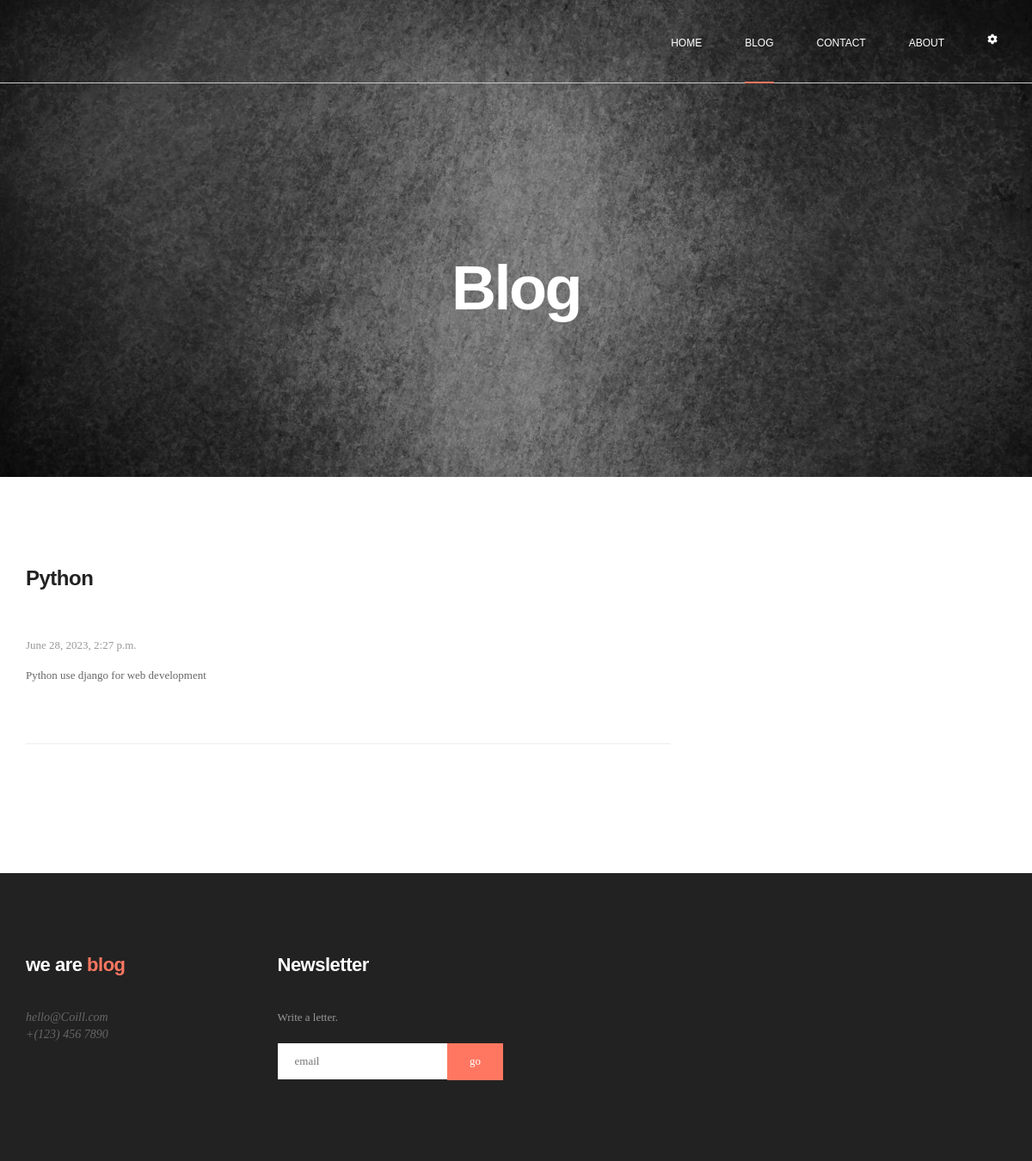
The app's page /blog/2/ with its own data.
### blog/models.py (models this page shows, shortened)
class Post(models.Model):
    DoesNotExist = None
    class Status(models.TextChoices):
        DRAFT = 'DF', 'Draft'
        PUBLISHED = 'PB', 'Published'
    title = models.CharField(max_length=25)
    slug = models.SlugField(max_length=50, unique=True)
    author = models.ForeignKey('User', on_delete=models.CASCADE)
    body = models.TextField()
    publish = models.DateTimeField(default=timezone.now)
    created_time = models.DateTimeField(auto_now_add=True)
    updated_time = models.DateTimeField(auto_now=True)
    status = models.CharField(max_length=2,
                              choices=Status.choices,
                              default=Status.DRAFT)
    objects = models.Manager()  # менеджер, применяемый по умолчанию
    published = PublishedManager()  # конкретно-прикладной менеджер
    class Meta:
        ordering = ['-publish']
        indexes = [
            models.Index(fields=['-publish']),
        ]

### blog/views.py (the view)
# urls.py: path('blog/<int:id>/', post_detail),
def post_detail(request, id):
    post = Post.objects.get(id=id)
    return render(request, 'post.html', {'post': post})

### templates/post.html (shortened to what this page needs)
{% load static %}
<html lang="en" class="no-js">
<head>
    <link rel="stylesheet" href="{% static 'css/apps.min.css' %}">
    <link rel="stylesheet" type="text/css" href="{% static 'css/style.css' %}">
</head>
<body>
    <div id="container">
        <header class="clearfix trans">
            <nav class="navbar navbar-default navbar-fixed-top" role="navigation">
                <div class="container-fluid">
                    <div class="collapse navbar-collapse" id="bs-example-navbar-collapse-1">
                        <ul class="nav navbar-nav navbar-right navigate-section">
                            <li><a href="http://127.0.0.1:8000/home">Home</a></li>
                            <li><a class="active" href="http://127.0.0.1:8000/blog">Blog</a></li>
                            <li><a href="http://127.0.0.1:8000/contact">Contact</a></li>
                            <li><a href="http://127.0.0.1:8000/about">About</a></li>
                            <link rel="stylesheet" href="https://cdnjs.cloudflare.com/ajax/libs/font-awesome/5.15.3/css/all.min.css">
                            <li class="settings"><a href="#"><i class="fas fa-cog"></i></a></li>
                        </ul>
                    </div>
                </div>
            </nav>
        </header>
    </div>
    <section class="page-banner-section blog">
        <div class="container">
            <h1>Blog</h1>
        </div>
    </section>
    <section class="blog-section">
        <div class="container">
            <div class="row">
                <div class="col-md-8">
                    <div class="blog-box">
                        <div class="blog-post">
                            {% block content %}
                            <h2><a href="single-post.html">{{ post.title }}</a></h2>
                            <ul class="post-meta">
                                <li>
                                    {{ post.publish }}
                                </li>
                            </ul>
                            <p> {{ post.body }} </p>
                            {% endblock %}
                        </div>
                    </div>
                </div>
            </div>
        </div>
    </section>
                        <footer>
                            <div class="up-footer">
                                <div class="container">
                                    <div class="row">
                                        <div class="col-md-3 col-sm-6">
                                            <div class="footer-widget text-widget">
                                                <h2>we are <span>blog</span></h2>
                                                <span>hello@Coill.com</span>
                                                <span>+(123) 456 7890</span>
                                            </div>
                                        </div>
                                        <div class="col-md-3 col-sm-6">
                                            <div class="footer-widget newsletter-widget">
                                                <h2>Newsletter</h2>
                                                <p>Write a letter. </p>
                                                <form class="newletter-form">
                                                    <input type="text" name="your-email" id="your-email" placeholder="email" />
                                                    <input type="submit" id="submit_it" value="go" />
                                                </form>
                                            </div>
                                        </div>
                                    </div>
                                </div>
                            </div>
                        </footer>
</body>
</html>

### records on screen
Post: title "Python", publish "June 28, 2023, 2:27 p.m.", body "Python use django for web development"
